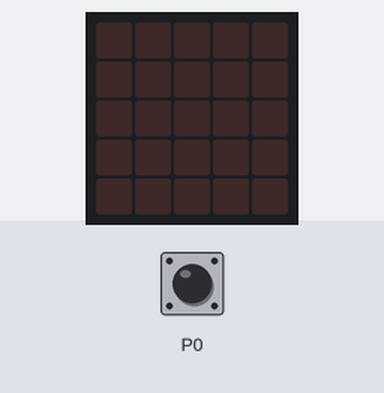
This program was run on a simulated BBC micro:bit (MakeCode). Parts: the board's 5×5 LED display. The inputs (shaded band) are chosen by the test bench. Random numbers come from a fixed seed.

Above: at 1.2 s.
1.3 s: touch pin P0 pressed for 0.15 s
At 2.0 s:
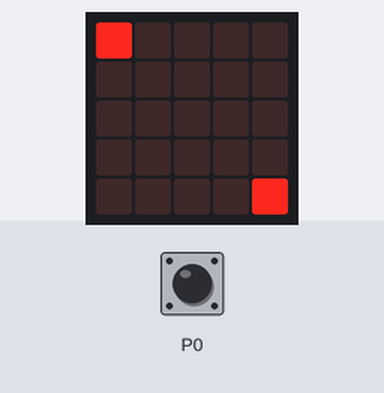
2.9 s: touch pin P0 pressed for 0.15 s
At 4.2 s:
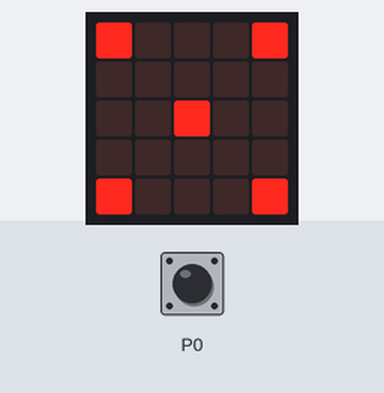
4.5 s: touch pin P0 pressed for 0.15 s
At 5.7 s:
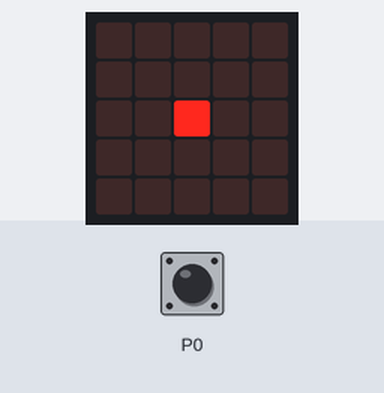
6.1 s: touch pin P0 pressed for 0.15 s
At 6.9 s:
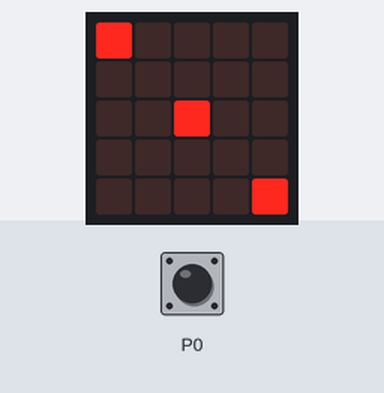
7.7 s: touch pin P0 pressed 5 times (0.12 s each, 0.3 s apart)
At 10.6 s:
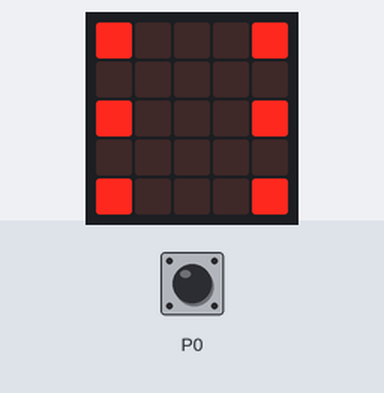
Timing chart, 0 to 11.9 s (numbered marks = the images above; inputs shaded):
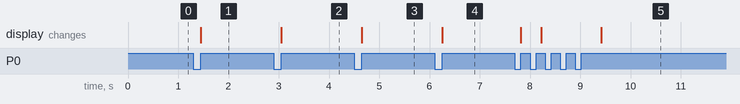

The program:

main.ts
```typescript
let Würfel = 0
input.onPinPressed(TouchPin.P0, function () {
    Würfel = randint(1, 6)
    if (Würfel == 1) {
        basic.showLeds(`
            . . . . .
            . . . . .
            . . # . .
            . . . . .
            . . . . .
            `)
    }
    if (Würfel == 2) {
        basic.showLeds(`
            # . . . .
            . . . . .
            . . . . .
            . . . . .
            . . . . #
            `)
    }
    if (Würfel == 3) {
        basic.showLeds(`
            # . . . .
            . . . . .
            . . # . .
            . . . . .
            . . . . #
            `)
    }
    if (Würfel == 4) {
        basic.showLeds(`
            # . . . #
            . . . . .
            . . . . .
            . . . . .
            # . . . #
            `)
    }
    if (Würfel == 5) {
        basic.showLeds(`
            # . . . #
            . . . . .
            . . # . .
            . . . . .
            # . . . #
            `)
    }
    if (Würfel == 6) {
        basic.showLeds(`
            # . . . #
            . . . . .
            # . . . #
            . . . . .
            # . . . #
            `)
    }
})
```

test.ts
```typescript
// Hier kann man Tests durchführen; diese Datei wird nicht kompiliert, wenn dieses Paket als Erweiterung verwendet wird.
```

Measured:
- after the input at 1.3 s, the display: changes after 0.15 s (image 1)
- after the input at 2.9 s, the display: changes after 0.15 s (image 2)
- after the input at 4.5 s, the display: changes after 0.15 s (image 3)
- after the input at 6.1 s, the display: changes after 0.15 s (image 4)
- after the input at 7.7 s, the display: first changes after 0.12 s (image 5 shows a later state)
